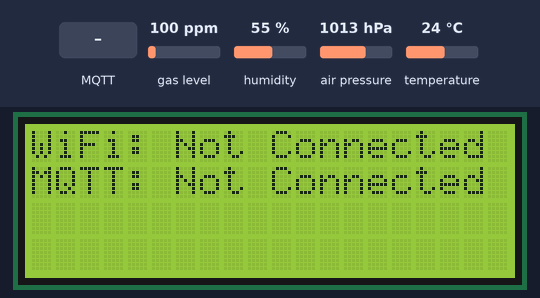
Simulated run of this program. Board: ESP8266 (Wemos D1 mini). Parts: 20×4 character LCD. The inputs (shaded band) are chosen by the test bench; at power-on: gas level 100 ppm, humidity 55 %, air pressure 1013 hPa, temperature 24 °C. WiFi joins after 1.5 s; servers stay silent unless stated; no MQTT or app messages arrive unless stated.

Above: at 1.2 s.
1.3 s: MQTT message "1" arrives on the first subscribed topic
At 2.9 s:
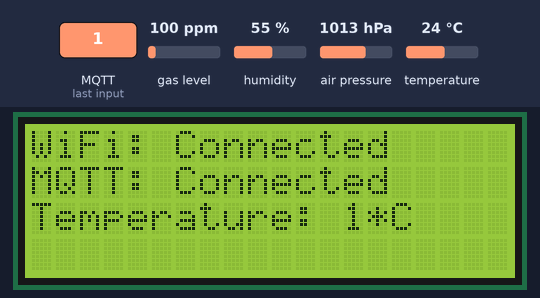
3.3 s: MQTT message "on" arrives on the first subscribed topic
At 4.0 s:
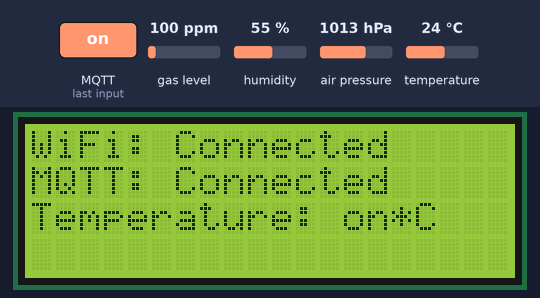
5.0 s: MQTT message "0" arrives on the first subscribed topic
At 6.3 s:
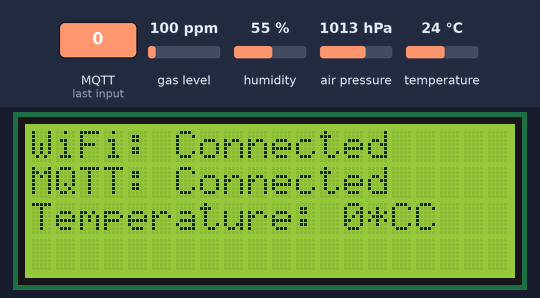
6.7 s: MQTT message "off" arrives on the first subscribed topic
At 7.4 s:
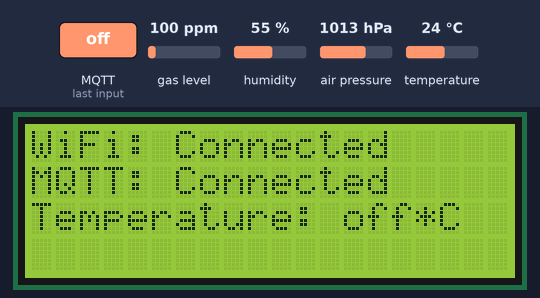
8.4 s: MQTT message "2" arrives on the first subscribed topic
At 9.7 s:
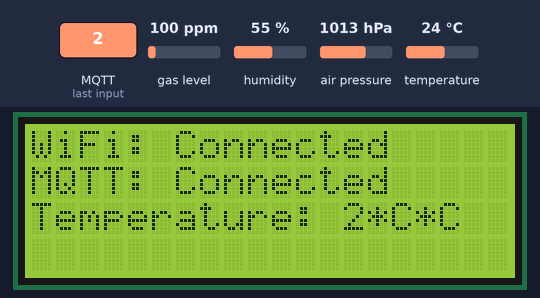
10.1 s: MQTT message "on" arrives on the first subscribed topic
At 10.8 s:
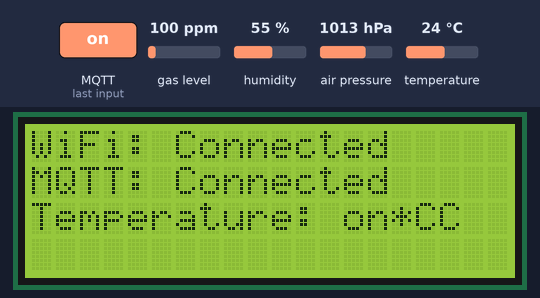
Timing chart, 0 to 12.8 s (numbered marks = the images above; inputs shaded):
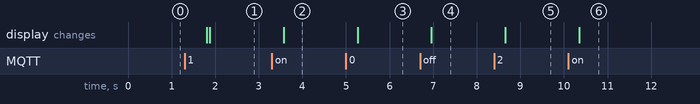

The program:

main.cpp
```cpp
#include <Arduino.h>
#include <sstream>
#include "EspMQTTClient.h"
#include "Adafruit_BME680.h"
#include "hd44780.h"
#include "hd44780ioClass/hd44780_I2Cexp.h"
#include "main.h"


static constexpr auto clearLine = [](int line) {
    lcd.setCursor(0, line);
    for (int i = 0; i < LCD_COLS; ++i) {
        lcd.write(" ");
    }
    lcd.setCursor(0, line);
};

template<typename T> static constexpr auto printLine = [](T line, int lineNumber) {
    lcd.setCursor(0, lineNumber);
    lcd.print(line);
};

template<typename T> static constexpr auto printLines =
        [](std::initializer_list<T> list, int lineCounter, bool clear = true) {
            std::for_each(list.begin(), list.end(), [&](auto &element) {
                if (clear) {
                    clearLine(lineCounter);
                }
                printLine<String>(element, lineCounter++);
            });
        };

void setup() {
    if(currentState == WorkState::STARTUP) {
        bool result = lcd.begin(LCD_COLS, LCD_ROWS);
        if (result)
            hd44780::fatalError(1);
    }

    while (!bme.begin()) {
        printLines<String>({"Couldn't find a val-", "id BME680 sensor,", "check wiring!"}, 0, false);
        delay(10);
    }
    // Set up oversampling and filter initialization
    bme.setTemperatureOversampling(BME680_OS_8X);
    bme.setHumidityOversampling(BME680_OS_2X);
    bme.setPressureOversampling(BME680_OS_4X);
    bme.setIIRFilterSize(BME680_FILTER_SIZE_3);
    bme.setGasHeater(320, 150); // 320*C for 150 ms

    lcd.clear();
    currentState = WorkState::WIFI_NOT_CONNECTED;
}

void loop() {
    client.loop();
    bool stateChanged = currentState != previousState;
    previousState = currentState;
    switch (currentState) {
        case WorkState::STARTUP:
            setup();
        case WorkState::WIFI_NOT_CONNECTED:
            checkWifiConnected();
            printLines<String>({"WiFi: Not Connected", "MQTT: Not Connected"}, 0, stateChanged);
            break;
        case WorkState::MQTT_NOT_CONNECTED:
            printLines<String>({"WiFi: Connected"}, 0, stateChanged);
            checkMQTTConnected();
            break;
        case WorkState::WORKING:
            printLines<String>({"MQTT: Connected"}, 1, stateChanged);
            workingMachine();
            break;
        case WorkState::ERROR:
            printLines<String>({"Error reading data"}, 2, stateChanged);
            workingMachine();
            break;
    }
}

void workingMachine() {
    if (bme.performReading() && client.isConnected()) {
        currentState = WorkState::WORKING;
        publishData();
    } else if (!client.isConnected()) {
        currentState = WorkState::WIFI_NOT_CONNECTED;
    } else {
        currentState = WorkState::ERROR;
    }
}


void publishData() {
    client.publish("BME680/Temperature", String(bme.temperature), false);
    client.publish("BME680/Pressure", String(bme.pressure / 100), false);
    client.publish("BME680/Humidity", String(bme.humidity), false);
    client.publish("BME680/GasResistance", String(bme.gas_resistance / 1000), false);
    client.publish("BME680/Altitude", String(bme.readAltitude(SEA_LEVEL_PRESSURE)));
}

void checkMQTTConnected() {
    if (client.isMqttConnected()) {
        currentState = WorkState::WORKING;
    } else {
        currentState = WorkState::MQTT_NOT_CONNECTED;
    }
}

void checkWifiConnected() {
    if (client.isWifiConnected()) {
        currentState = WorkState::MQTT_NOT_CONNECTED;
    } else {
        currentState = WorkState::WIFI_NOT_CONNECTED;
    }
}


//-------------------------------------------------------
void onConnectionEstablished() {
    client.subscribe("BME680/Temperature", [](const String &payload) {
        if (bme.performReading()) {
            printLines<String>({"Temperature: " + payload + "*C"}, 2, false);
        }
    });
}
```

main.h
```cpp
//
// Created by marvi on 22/06/2022.
//

#ifndef UNTITLED_MAIN_H
#define UNTITLED_MAIN_H


enum class WorkState {
    STARTUP, WIFI_NOT_CONNECTED, MQTT_NOT_CONNECTED, WORKING, ERROR
};

WorkState currentState = WorkState::STARTUP;
WorkState previousState = currentState;

/********************
 * Connected Devices
 ********************/
EspMQTTClient client("devolo-3224", "q1w2e3r4", "poshome.ddns.net", "SV_2_DemoBoard");
Adafruit_BME680 bme;
hd44780_I2Cexp lcd;
/********************/

/*******************
 * Some const values
 *******************/
static constexpr int LCD_COLS = 20;
static constexpr int LCD_ROWS = 4;

static constexpr float SEA_LEVEL_PRESSURE = 1013.529;

/**************************/

void checkWifiConnected();

void checkMQTTConnected();

void publishData();

void workingMachine();

#endif //UNTITLED_MAIN_H
```

Measured:
- after the input at 1.3 s, the display: first changes after 0.51 s (image 1 shows a later state)
- after the input at 3.3 s, the display: changes after 0.27 s (image 2)
- after the input at 5.0 s, the display: changes after 0.26 s (image 3)
- after the input at 6.7 s, the display: changes after 0.26 s (image 4)
- after the input at 8.4 s, the display: changes after 0.25 s (image 5)
- after the input at 10.1 s, the display: changes after 0.25 s (image 6)
